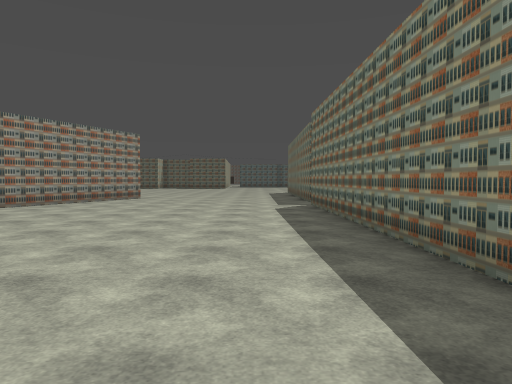
view 1 (above)

19 first-person views from a walk through a level from a Godot 3-D game. The camera is 1.5 m above the floor, tilts 2° down and sees 70° across. The floor is counted in squares, 2 m on a side. Each view is taken from the middle of a square. On the plan, view 1 faces up. The plan holds only what a view shows up to about 11 squares ahead; the rest is blank. The place goes on beyond the plan. Some surface patterns are stand-ins.

view 2
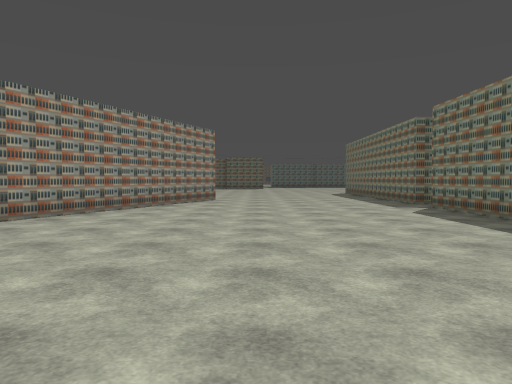

view 3
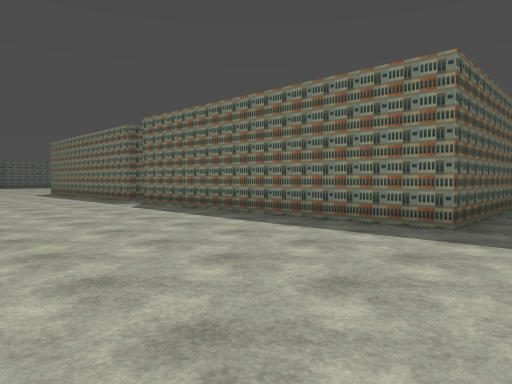

view 4
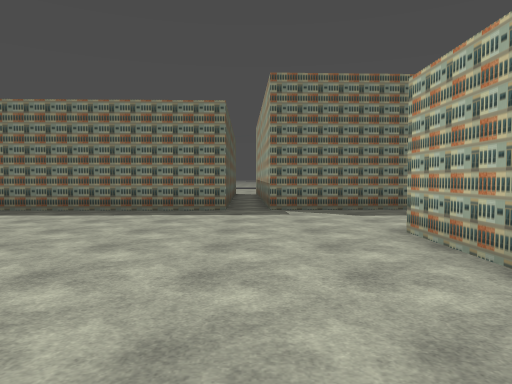

view 5
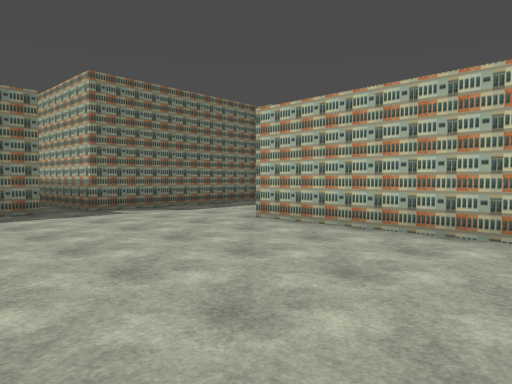

view 6
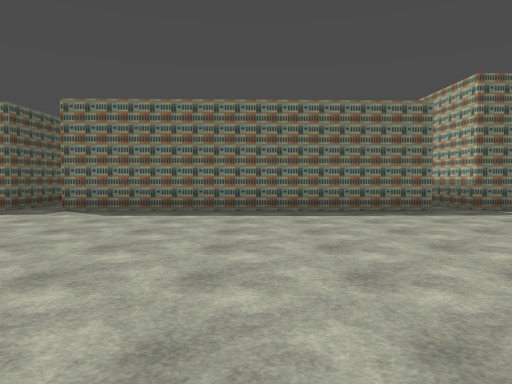

view 7
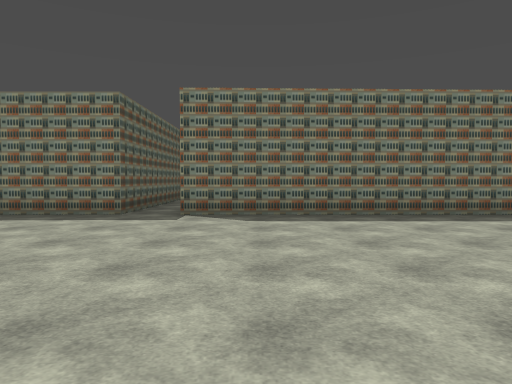

view 8
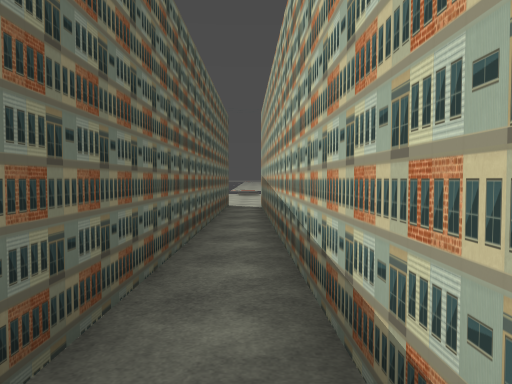

view 9
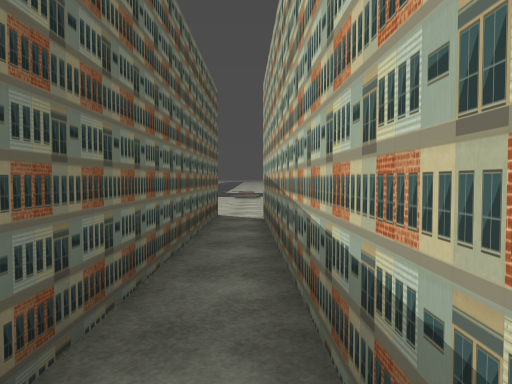

view 10
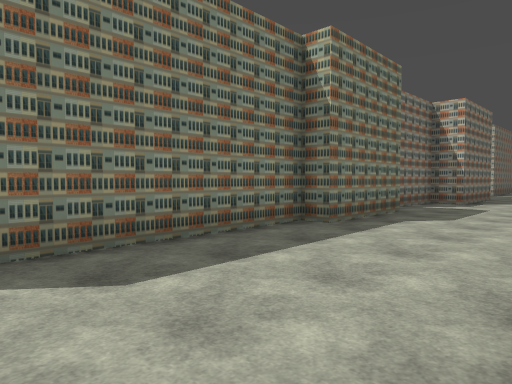

view 11
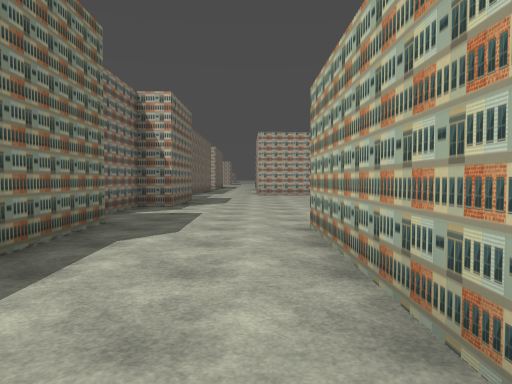

view 12
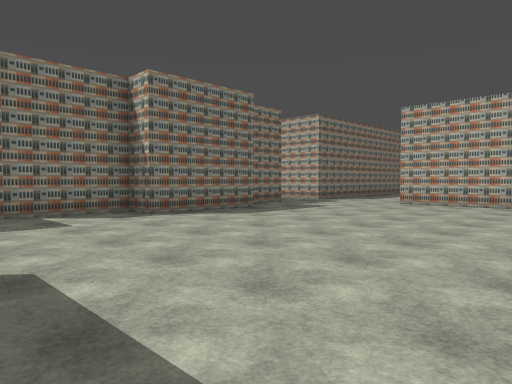

view 13
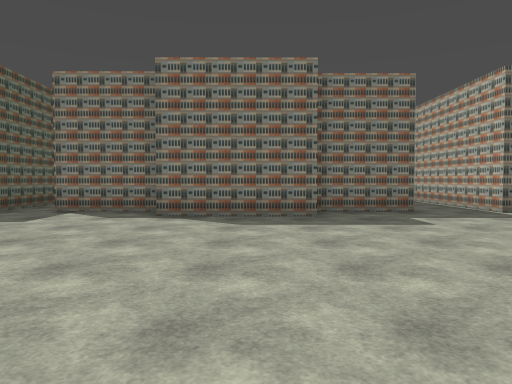

view 14
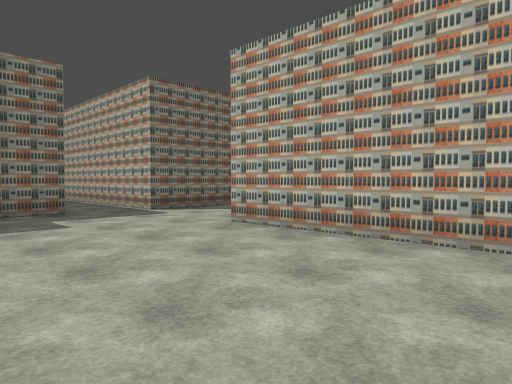

view 15
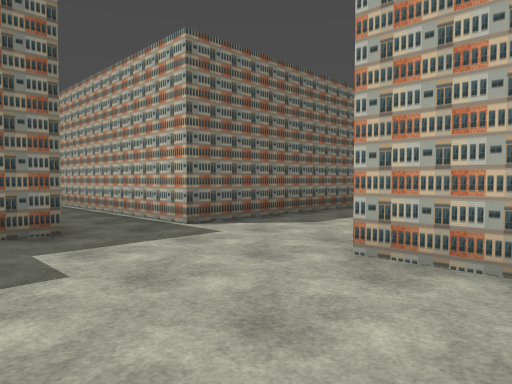

view 16
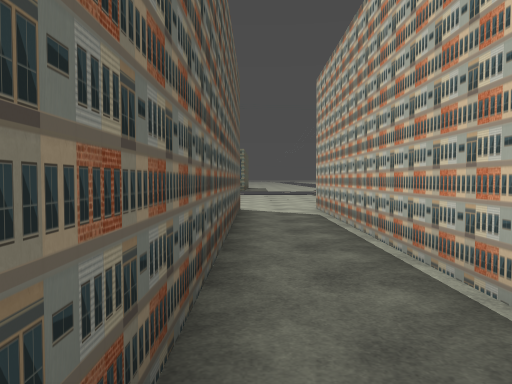

view 17
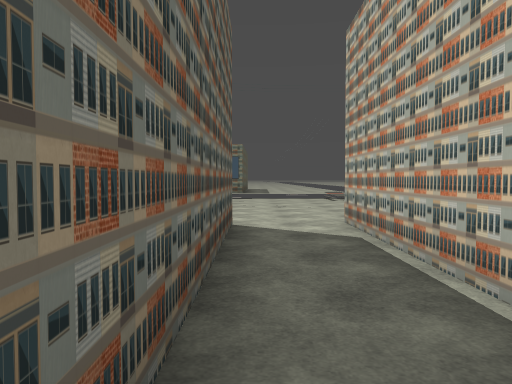

view 18
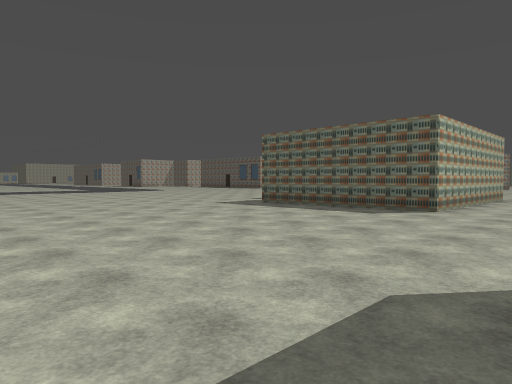

view 19
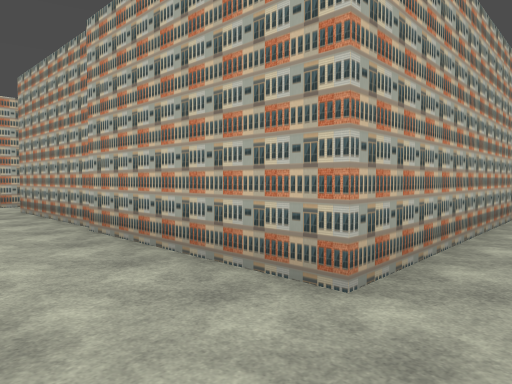

### Floor plan
Points are (right, up) in squares from view 1. A wall is a line through its corners. A room is listed if a view was taken in it or the views show most of it. See-through windows are left out.
Room 1 (views 1, 2, 3, 4, 5, 6, 7, 8, 9, 10)
walls: (-5.4, 12.1) (-7.5, 7.3); (1.9, -0.4) (1.9, 0.6) (5.4, 0.8); (-6.1, -1.1) (-1.8, -1.1); (6.6, 1.9) (1.9, 1.7) (1.6, 10.6) (11.3, 10.9); (11.6, 11.8) (1.7, 11.9) (1.7, 12.6)
ways out: opening at (0, -1) to room 2
Room 2 (views 11, 12, 13, 14, 15, 16, 17, 18, 19)
walls: (1.3, -15.3) (1.3, -12) (2.3, -12) (2.2, -9.5); (1.6, -8.3) (1.5, -5.3) (2.1, -5.2) (1.9, -0.4); (2.4, -17.7) (2.4, -15.3); (4.7, -8.2) (2.2, -8.2); (-5.3, -19.5) (-1, -19.5); (-7, -19.4) (-1.1, -19.3) (-1, -23.5); (-1.9, -3.1) (-1.8, -7.6) (-6.2, -7.6); (-1, -23.7) (-1, -24.6); (2.1, -24.5) (2.1, -19.5) (12.3, -19.4); (12, -17.6) (3.5, -17.6)
ways out: opening at (0, -1) to room 1; opening at (12, -18.5)

Positions as (right, up) in squares from view 1, and headings:
1: (0, 0), facing up
2: (-3, 1), facing up
3: (-4, 0), facing up-right
4: (-7, 1), facing right
5: (-7, 4), facing down-right
6: (-7, 6), facing right
7: (-6, 9), facing right
8: (1, 11), facing right
9: (4, 11), facing right
10: (-2, 0), facing down-right
11: (-1, -2), facing down
12: (-6, -8), facing down-right
13: (-6, -14), facing right
14: (-6, -15), facing down-right
15: (-3, -16), facing down-right
16: (3, -18), facing right
17: (6, -18), facing right
18: (1, -16), facing up-left
19: (1, -18), facing down-left
